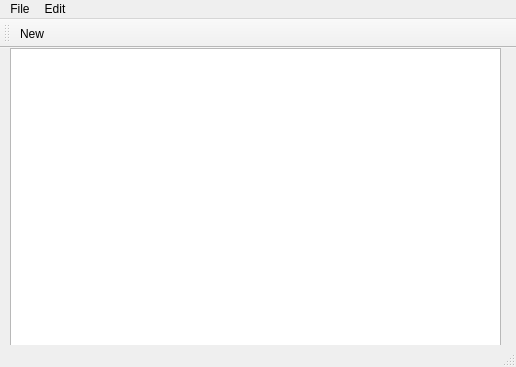
<?xml version="1.0" encoding="UTF-8"?>
<ui version="4.0">
 <class>MainWindow</class>
 <widget class="QMainWindow" name="MainWindow">
  <property name="geometry">
   <rect>
    <x>0</x>
    <y>0</y>
    <width>516</width>
    <height>367</height>
   </rect>
  </property>
  <property name="windowTitle">
   <string>MainWindow</string>
  </property>
  <widget class="QWidget" name="centralwidget">
   <widget class="QWidget" name="verticalLayoutWidget">
    <property name="geometry">
     <rect>
      <x>10</x>
      <y>0</y>
      <width>491</width>
      <height>321</height>
     </rect>
    </property>
    <layout class="QVBoxLayout" name="verticalLayout">
     <item>
      <widget class="QTextEdit" name="textEdit"/>
     </item>
    </layout>
   </widget>
  </widget>
  <widget class="QMenuBar" name="menubar">
   <property name="geometry">
    <rect>
     <x>0</x>
     <y>0</y>
     <width>516</width>
     <height>22</height>
    </rect>
   </property>
   <widget class="QMenu" name="menuFile">
    <property name="title">
     <string>File</string>
    </property>
    <addaction name="actionNew"/>
    <addaction name="actionOpen"/>
    <addaction name="actionSave_as"/>
    <addaction name="actionExit"/>
   </widget>
   <widget class="QMenu" name="menuEdit">
    <property name="title">
     <string>Edit</string>
    </property>
    <addaction name="actionCut"/>
    <addaction name="actionCopy"/>
    <addaction name="actionPaste"/>
    <addaction name="separator"/>
    <addaction name="actionUndo"/>
    <addaction name="actionRedo"/>
   </widget>
   <addaction name="menuFile"/>
   <addaction name="menuEdit"/>
  </widget>
  <widget class="QStatusBar" name="statusbar"/>
  <widget class="QToolBar" name="menuToolBar">
   <property name="windowTitle">
    <string>toolBar</string>
   </property>
   <attribute name="toolBarArea">
    <enum>TopToolBarArea</enum>
   </attribute>
   <attribute name="toolBarBreak">
    <bool>false</bool>
   </attribute>
   <addaction name="actionNew"/>
  </widget>
  <action name="actionNew">
   <property name="text">
    <string>New</string>
   </property>
  </action>
  <action name="actionOpen">
   <property name="text">
    <string>Open</string>
   </property>
  </action>
  <action name="actionSave_as">
   <property name="text">
    <string>Save as</string>
   </property>
  </action>
  <action name="actionExit">
   <property name="text">
    <string>Exit</string>
   </property>
  </action>
  <action name="actionCut">
   <property name="text">
    <string>Cut</string>
   </property>
  </action>
  <action name="actionCopy">
   <property name="text">
    <string>Copy</string>
   </property>
  </action>
  <action name="actionPaste">
   <property name="text">
    <string>Paste</string>
   </property>
  </action>
  <action name="actionUndo">
   <property name="text">
    <string>Undo</string>
   </property>
  </action>
  <action name="actionRedo">
   <property name="text">
    <string>Redo</string>
   </property>
  </action>
 </widget>
 <resources/>
 <connections/>
</ui>
